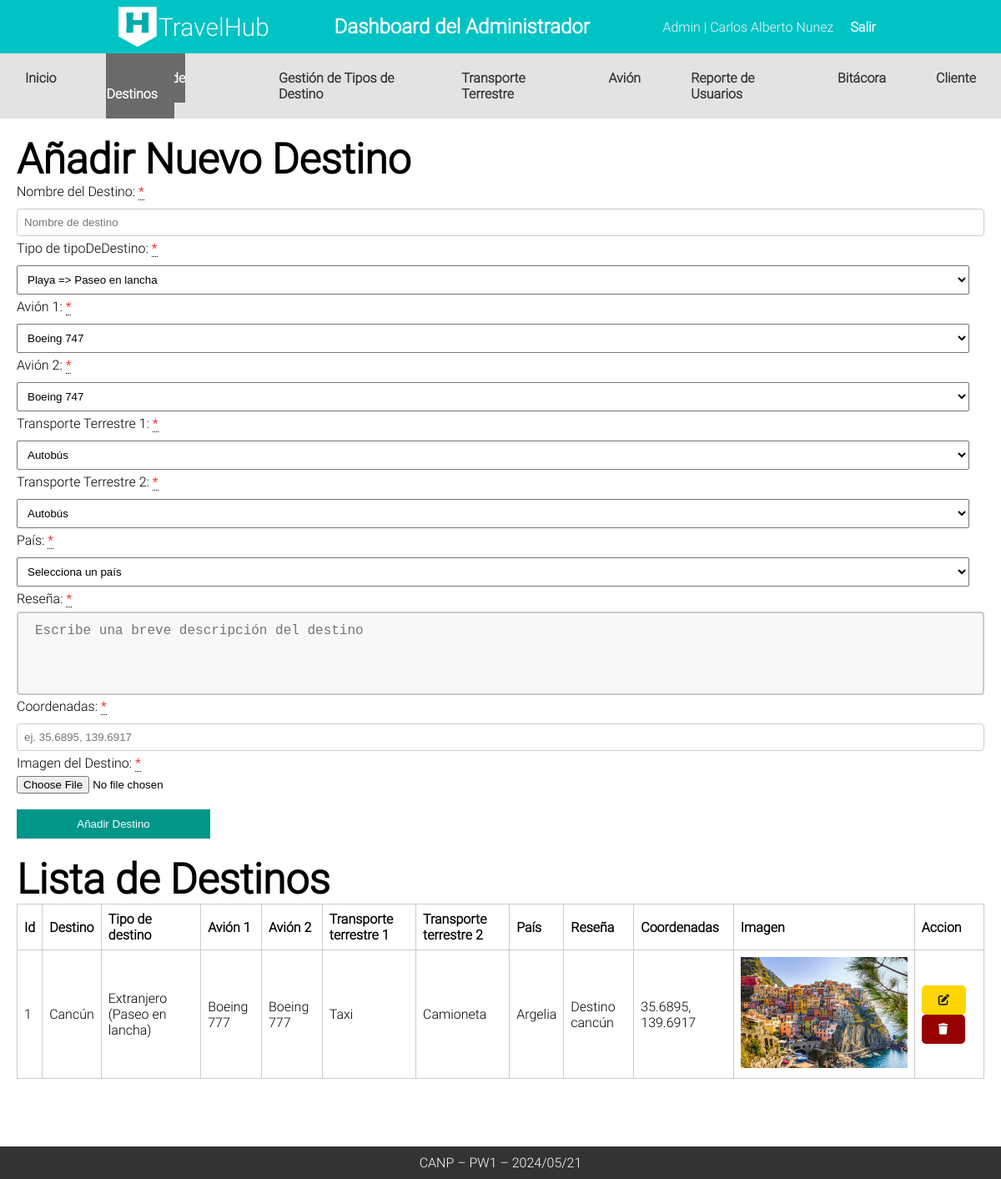
Screenshot of /Admin/CANP_Destino (signed in) with the database file from the repository.
### tables this page shows
CREATE TABLE `tbldestino` (
  `id_destino` int(11) NOT NULL,
  `nombre_destino` varchar(255) NOT NULL,
  `id_tipodestino` int(11) DEFAULT NULL,
  `id_avion1` int(11) DEFAULT NULL,
  `id_avion2` int(11) DEFAULT NULL,
  `id_transpterrestre1` int(11) DEFAULT NULL,
  `id_transpterrestre2` int(11) DEFAULT NULL,
  `pais` varchar(255) DEFAULT NULL,
  `resenia` varchar(255) DEFAULT NULL,
  `coordenadas` varchar(255) DEFAULT NULL,
  `imagen_destino` blob DEFAULT NULL
);

CREATE TABLE `tbltipodestino` (
  `id_tipodestino` int(11) NOT NULL,
  `Nombre_destino` varchar(255) NOT NULL,
  `Actividades_populares` varchar(255) NOT NULL,
  `Epoca_sugerida` varchar(255) NOT NULL
);

CREATE TABLE `tblavion` (
  `id_avion` int(11) NOT NULL,
  `numero_serie` varchar(255) DEFAULT NULL,
  `modelo` varchar(255) DEFAULT NULL,
  `capacidad_asientos` int(11) NOT NULL,
  `empresa_propietaria` varchar(255) DEFAULT NULL
);

CREATE TABLE `tbltransporteterrestre` (
  `id_transpterrestre` int(11) NOT NULL,
  `tipo_transporte` varchar(255) DEFAULT NULL,
  `placa` varchar(255) DEFAULT NULL,
  `capacidad_pasajeros` int(11) NOT NULL,
  `anio_fabricacion` int(11) NOT NULL,
  `empresa_propietaria` varchar(255) DEFAULT NULL
);

### Controllers/templateCtr.php (called while the page is built)
<?php
class Template
{
    public static function templateCtr()
    {
        include 'Views/plantilla.php';
    }
}

### index.php (called while the page is built, shortened)
<?php
include_once "Controllers/templateCtr.php";
include_once "Controllers/rutaCtr.php";
include_once "Controllers/avionCtr.php";
include_once "Controllers/destinosCtr.php";
include_once "Controllers/transporteTerrestreCtr.php";
include_once "Models/avionMdl.php";
include_once "Models/destinosMdl.php";
include_once "Models/transporteTerrestreMdl.php";
$template = new Template();
$template->templateCtr();

### Models/destinosMdl.php (called while the page is built, shortened)
<?php
class DestinoMdl {
public static function canp_leer_destinos_mdl() {
    try {
        $db = Conexion::conectar();
        $sql = "SELECT * FROM tbldestino";
        $stmt = $db->prepare($sql);
        $stmt->execute();
        return $stmt->fetchAll();
    } catch (PDOException $e) {
        return "Error al leer datos del destino: " . $e->getMessage();
    }
}
    public static function canp_leer_tipos_destinos_mdl() {
        try {
            $db = Conexion::conectar();
            $sql = "SELECT * FROM tbltipodestino";
            $stmt = $db->prepare($sql);
            $stmt->execute();
            return $stmt->fetchAll();
        } catch (PDOException $e) {
            return "Error al leer datos de tipos de destino: " . $e->getMessage();
        }
    }
    public static function canp_leer_tipo_destino_id_mdl($idTipoDestino) {
        try {
            $db = Conexion::conectar();
            $sql = "SELECT * FROM tbltipodestino WHERE id_tipodestino = :id_tipodestino";
            $stmt = $db->prepare($sql);
            $stmt->bindParam(':id_tipodestino', $idTipoDestino);
            $stmt->execute();
            return $stmt->fetch();
        } catch (PDOException $e) {
            return "Error al leer datos de tipos de destino: " . $e->getMessage();
        }
    }
}

### Controllers/destinosCtr.php (called while the page is built, shortened)
<?php
class DestinoCtr {
public static function canp_leer_destinos_ctr() {
    $respuesta = DestinoMdl::canp_leer_destinos_mdl();
    return $respuesta;
}
public static function canp_leer_tipos_destinos_ctr() {
    $respuesta = DestinoMdl::canp_leer_tipos_destinos_mdl();
    return $respuesta;
}
public static function canp_leer_tipo_destino_id_ctr($idTipoDestino) {
    $respuesta = DestinoMdl::canp_leer_tipo_destino_id_mdl($idTipoDestino);
    return $respuesta;
}
}

### Models/avionMdl.php (called while the page is built, shortened)
<?php
class AvionMdl {
public static function canp_leer_avion_id_mdl($avion) {
    try {
        $db = Conexion::conectar();
        $sql = "SELECT * FROM tblavion WHERE id_avion = :id";
        $stmt = $db->prepare($sql);
        $stmt->bindParam(':id', $avion);
        $stmt->execute();
        return $stmt->fetch();
    } catch (PDOException $e) {
        return "Error al leer datos del avión: " . $e->getMessage();
    }
}
public static function canp_leer_aviones_mdl() {
    try {
        $db = Conexion::conectar();
        $sql = "SELECT * FROM tblavion";
        $stmt = $db->prepare($sql);
        $stmt->execute();
        return $stmt->fetchAll();
    } catch (PDOException $e) {
        return "Error al leer datos del avión: " . $e->getMessage();
    }
}
}

### Controllers/avionCtr.php (called while the page is built, shortened)
<?php
class AvionCtr {
    public static function canp_leer_aviones_ctr() {
        $respuesta = AvionMdl::canp_leer_aviones_mdl();
        return $respuesta;
    }
    public static function canp_leer_avion_id_ctr($avion) {
        $respuesta = AvionMdl::canp_leer_avion_id_mdl($avion);
        return $respuesta;
    }
}

### Models/transporteTerrestreMdl.php (called while the page is built, shortened)
<?php
class TransporteTerrestreMdl {
    public static function canp_leer_transportes_terrestres_mdl() {
        try {
            $db = Conexion::conectar();
            $sql = "SELECT * FROM  tbltransporteterrestre";
            $stmt = $db->prepare($sql);
            $stmt->execute();
            return $stmt->fetchAll();
        } catch (PDOException $e) {
            return "Error al leer datos del transporte terrestre: " . $e->getMessage();
        }
    }
    public static function canp_leer_transporte_terrestre_id_mdl($id) {
        try {
            $db = Conexion::conectar();
            $sql = "SELECT * FROM  tbltransporteterrestre WHERE id_transpterrestre = :id";
            $stmt = $db->prepare($sql);
            $stmt->bindParam(':id', $id);
            $stmt->execute();
            return $stmt->fetch();
        } catch (PDOException $e) {
            return "Error al leer datos del transporte terrestre: " . $e->getMessage();
        }
    }
}

### Controllers/transporteTerrestreCtr.php (called while the page is built, shortened)
<?php
class TransporteTerrestreCtr {
    public static function canp_leer_transportes_terrestres_ctr() {
        $respuesta = TransporteTerrestreMdl::canp_leer_transportes_terrestres_mdl();
        return $respuesta;
    }
    public static function canp_leer_transporte_terrestre_id_ctr($idTransporte) {
        $respuesta = TransporteTerrestreMdl::canp_leer_transporte_terrestre_id_mdl($idTransporte);
        return $respuesta;
    }
}

### Controllers/rutaCtr.php (called while the page is built)
<?php
class Ruta{
    public static function rutaCtr(){
        return "http://localhost/TravelHub/";
    }
}

### Admin/CANP_Destino.php (the view, shortened to what this page needs)
<?php
include 'Components/cabeceraAdmin.php';
include 'Components/navAdmin.php'
?>
    <div class="contenedor">
        <h2>Añadir Nuevo Destino</h2>
        <form class="formDestinoAdmin" method="post" enctype="multipart/form-data">
            <label for="nombreDestino">Nombre del Destino: <div class="tooltip required"> *<span class="tooltiptext">Campo obligatorio</span></div></label>
            <input type="text" name="nombreDestino" class="nombreDestino" placeholder="Nombre de destino">
            <label for="tipoDeDestino">Tipo de tipoDeDestino: <div class="tooltip required"> *<span class="tooltiptext">Campo obligatorio</span></div></label>
            <select id="tipoDeDestino" class="tipoDeDestino" name="tipoDeDestino">
            <?php
                $destinos = DestinoCtr::canp_leer_tipos_destinos_ctr();
                foreach ($destinos as $key => $destino) {
                    echo ' <option value="'.$destino["id_tipodestino"].'">'.$destino["Nombre_destino"]." => ".$destino["Actividades_populares"].'</option>';
                }
            ?>
            </select>
            <label for="avion1">Avión 1: <div class="tooltip required"> *<span class="tooltiptext">Campo obligatorio</span></div></label>
            <select id="avion1" class="avion1" name="avion1">
            <?php
                $aviones = AvionCtr::canp_leer_aviones_ctr();
                foreach ($aviones as $key => $avion) {
                    echo ' <option value="'.$avion["id_avion"].'">'.$avion["modelo"].'</option>';
                }
            ?>
            </select>
            <label for="avion2">Avión 2: <div class="tooltip required"> *<span class="tooltiptext">Campo obligatorio</span></div></label>
            <select id="avion2" class="avion2" name="avion2">
           <?php
               $aviones = AvionCtr::canp_leer_aviones_ctr();
               foreach ($aviones as $key => $avion) {
                echo ' <option value="'.$avion["id_avion"].'">'.$avion["modelo"].'</option>';
               }
           ?>
           </select>
            <label for="transporte1">Transporte Terrestre 1: <div class="tooltip required"> *<span class="tooltiptext">Campo obligatorio</span></div></label>
            <select id="transporte1" class="transporte1" name="transporte1">
           <?php
               $transportes = TransporteTerrestreCtr::canp_leer_transportes_terrestres_ctr();
               foreach ($transportes as $key => $transporte) {
                   echo ' <option value="'.$transporte["id_transpterrestre"].'">'.$transporte["tipo_transporte"].'</option>';
               }
           ?>
           </select>
            <label for="transporte2">Transporte Terrestre 2: <div class="tooltip required"> *<span class="tooltiptext">Campo obligatorio</span></div></label>
            <select id="transporte2" class="transporte2" name="transporte2">
           <?php
               $transportes = TransporteTerrestreCtr::canp_leer_transportes_terrestres_ctr();
               foreach ($transportes as $key => $transporte) {
                   echo ' <option value="'.$transporte["id_transpterrestre"].'">'.$transporte["tipo_transporte"].'</option>';
               }
           ?>
           </select>
            <label for="pais">País: <div class="tooltip required"> *<span class="tooltiptext">Campo obligatorio</span></div></label>
            <select id="pais" class="pais" name="pais">
            <?php include 'Components/paises.php' ?>
            </select>
            <label for="resena">Reseña: <div class="tooltip required"> *<span class="tooltiptext">Campo obligatorio</span></div></label>
            <textarea id="resena" name="resena" placeholder="Escribe una breve descripción del destino"></textarea>
            <label for="coordenadas">Coordenadas: <div class="tooltip required"> *<span class="tooltiptext">Campo obligatorio</span></div></label>
            <input type="text" id="coordenadas" name="coordenadas" placeholder="ej. 35.6895, 139.6917">
            <label for="imagen">Imagen del Destino: <div class="tooltip required"> *<span class="tooltiptext">Campo obligatorio</span></div></label>
             <input type="file" id="imagen" class="imagen" name="imagen" accept="image/*"> <br>
            <br>
            <button name="btnDestino" class="btnformulario" type="submit">Añadir Destino</button>
        </form>
        <h2>Lista de Destinos</h2>
        <table class="tblDestinos">
            <thead>
                <tr>
                    <th>Id</th>
                    <th>Destino</th>
                    <th>Tipo de destino</th>
                    <th>Avión 1</th>
                    <th>Avión 2</th>
                    <th>Transporte terrestre 1</th>
                    <th>Transporte terrestre 2</th>
                    <th>País</th>
                    <th>Reseña</th>
                    <th>Coordenadas</th>
                    <th>Imagen</th>
                    <th>Accion</th>
                </tr>
            </thead>
            <tbody>
                 <?php
                    $destinos = DestinoCtr::canp_leer_destinos_ctr();
                    foreach ($destinos as $key => $destino) {
                            $tipoDestino = DestinoCtr::canp_leer_tipo_destino_id_ctr($destino["id_tipodestino"]);
                            $avion1 = AvionCtr::canp_leer_avion_id_ctr($destino["id_avion1"]);
                            $avion2 = AvionCtr::canp_leer_avion_id_ctr($destino["id_avion2"]);
                            $id_transporte1 = TransporteTerrestreCtr::canp_leer_transporte_terrestre_id_ctr($destino["id_transpterrestre1"]);
                            $id_transporte2 = TransporteTerrestreCtr::canp_leer_transporte_terrestre_id_ctr($destino["id_transpterrestre2"]);
                        echo '
                        <tr>
                        <td>'.($key+1).'</td>
                        <td>'.$destino["nombre_destino"].'</td>
                        <td>'.$tipoDestino["Nombre_destino"]. " (".$tipoDestino["Actividades_populares"].") ".'</td>
                        <td>'.$avion1["modelo"].'</td>
                        <td>'.$avion2["modelo"].'</td>
                        <td>'.$id_transporte1["tipo_transporte"].'</td>
                        <td>'.$id_transporte2["tipo_transporte"].'</td>
                        <td>'.$destino["pais"].'</td>
                        <td>'.$destino["resenia"].'</td>
                        <td>'.$destino["coordenadas"].'</td>
                        <td>
                            <img class="imagenDestino" src="'.$rutaLocal.substr($destino["imagen_destino"],4).'">
                        </td>
                        <td>
                        <button btnEditarDestino="'.$destino["id_destino"].'" class="edit btn-edit warning btnEditarDestino"> <i class="fa-solid fa-pen-to-square"></i></a>
                        <button btnEliminarDestino="'.$destino["id_destino"].'" class="delete btnEliminarDestino"><i class="fa-solid fa-trash"></i></button>
                    </td>
                    </tr>
                        ';
                    }
                ?>
            </tbody>
        </table>
        </div>

### Views/css/styles.css (style rules this page uses)
* { margin: 0; padding: 0; box-sizing: border-box; }
body { font-family: Roboto; height: 100vh; }
.contenedor { padding: 20px; }
h2 { font-size: 50px; }
form { margin-bottom: 20px; }
input[type="text"], input[type="date"], select { margin: 5px 0; padding: 8px; width: calc(100% - 18px); }
.edit { padding: 10px 20px; background-color: #ffe600; color: black; border: none; cursor: pointer; border-radius: 5px; }
.delete { padding: 10px 20px; background-color: #960000; color: white; border: none; cursor: pointer; border-radius: 5px; }
button.btnformulario { padding: 10px 20px; background-color: #009688; color: white; border: none; cursor: pointer; width: 20%; }
table { width: 100%; margin-bottom: 100px; border-collapse: collapse; }
th, td { border: 1px solid #ccc; padding: 8px; text-align: left; }
.warning { background-color: #ffd500; color: #1d1d1d; }
textarea { width: 100%; height: 100px; padding: 12px 20px; box-sizing: border-box; border: 2px solid #ccc; border-radius: 4px; background-color: #f8f8f8; font-size: 16px; resize: none; }
label { display: block; margin-bottom: 5px; }
input[type="text"], input[type="email"], input[type="password"] { width: 100%; padding: 8px; border: 1px solid #ccc; border-radius: 4px; }
.btnformulario { align-self: flex-start; }
.required { color: red; }
.tooltip { position: relative; display: inline-block; border-bottom: 1px dotted black; }
.imagenDestino { width: 200px; }

### rows the page displays
tbldestino: nombre_destino "Cancún", id_tipodestino.Nombre_destino "Extranjero", id_tipodestino.Actividades_populares "Paseo en lancha", id_avion1.modelo "Boeing 777", id_transpterrestre1.tipo_transporte "Taxi", id_transpterrestre2.tipo_transporte "Camioneta", pais "Argelia", resenia "Destino cancún", coordenadas "35.6895, 139.6917", imagen_destino (picture)

### other values shown
$_SESSION["nombre"] "Carlos Alberto Nunez"
form field tipoDeDestino "Playa => Paseo en lancha"
form field avion1 "Boeing 747"
form field avion2 "Boeing 747"
form field transporte1 "Autobús"
form field transporte2 "Autobús"
